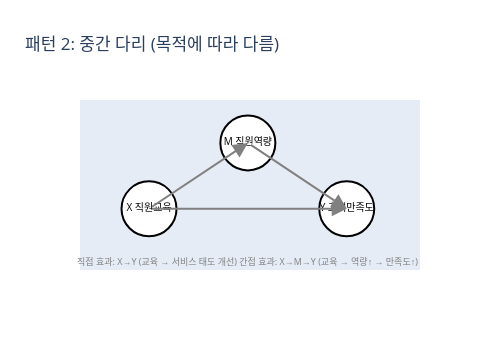

This figure's notebook cell:
### Code cell
# 패턴 2: 매개변수 (Mediator)
fig = draw_dag(
    nodes=[
        {'x': 1, 'y': 2, 'label': 'X\n직원교육', 'color': 'black'},
        {'x': 2.5, 'y': 3, 'label': 'M\n직원역량', 'color': 'black'},
        {'x': 4, 'y': 2, 'label': 'Y\n고객만족도', 'color': 'black'}
    ],
    edges=[(0, 1), (1, 2), (0, 2)],
    title='패턴 2: 중간 다리 (목적에 따라 다름)',
    annotations=[
        dict(x=2.5, y=1.2, text='직접 효과: X→Y (교육 → 서비스 태도 개선)\n'
             '간접 효과: X→M→Y (교육 → 역량↑ → 만족도↑)',
             showarrow=False, font=dict(size=9, color='gray'))
    ]
)
fig.show()

print("💡 중간 다리 (매개변수): X → M → Y")
print("  - 전체 효과: 직원교육이 고객만족도에 미치는 총 영향 → M을 건드리지 않는다")
print("  - 직접 효과: 역량 변화 없이 교육 자체가 서비스 태도를 바꾸는 효과 → M을 같은 조건으로 만든다")
print("  - 간접 효과: 교육 → 역량 향상 → 고객만족도 향상 경로")
print("  - 주의: M(직원역량)을 잘못 고정하면 전체 효과를 작게 측정!")

### Figure 1 — Plotly figure (JSON) as saved in the notebook; plotly's stock layout.template omitted (floating-point values rounded to 4 significant figures)
{"data": [{"marker": {"color": "white", "line": {"color": "black", "width": 2}, "size": 55}, "mode": "markers+text", "showlegend": false, "text": ["X\n직원교육"], "textfont": {"color": "black", "size": 10}, "textposition": "middle center", "type": "scatter", "x": [1], "y": [2]}, {"marker": {"color": "white", "line": {"color": "black", "width": 2}, "size": 55}, "mode": "markers+text", "showlegend": false, "text": ["M\n직원역량"], "textfont": {"color": "black", "size": 10}, "textposition": "middle center", "type": "scatter", "x": [2.5], "y": [3]}, {"marker": {"color": "white", "line": {"color": "black", "width": 2}, "size": 55}, "mode": "markers+text", "showlegend": false, "text": ["Y\n고객만족도"], "textfont": {"color": "black", "size": 10}, "textposition": "middle center", "type": "scatter", "x": [4], "y": [2]}], "layout": {"annotations": [{"arrowcolor": "gray", "arrowhead": 2, "arrowsize": 1.5, "arrowwidth": 2, "ax": 1, "axref": "x", "ay": 2, "ayref": "y", "showarrow": true, "x": 2.5, "xref": "x", "y": 3, "yref": "y"}, {"arrowcolor": "gray", "arrowhead": 2, "arrowsize": 1.5, "arrowwidth": 2, "ax": 2.5, "axref": "x", "ay": 3, "ayref": "y", "showarrow": true, "x": 4, "xref": "x", "y": 2, "yref": "y"}, {"arrowcolor": "gray", "arrowhead": 2, "arrowsize": 1.5, "arrowwidth": 2, "ax": 1, "axref": "x", "ay": 2, "ayref": "y", "showarrow": true, "x": 4, "xref": "x", "y": 2, "yref": "y"}, {"font": {"color": "gray", "size": 9}, "showarrow": false, "text": "직접 효과: X→Y (교육 → 서비스 태도 개선)\n간접 효과: X→M→Y (교육 → 역량↑ → 만족도↑)", "x": 2.5, "y": 1.2}], "height": 350, "title": {"text": "패턴 2: 중간 다리 (목적에 따라 다름)"}, "width": 500, "xaxis": {"showgrid": false, "showticklabels": false, "zeroline": false}, "yaxis": {"scaleanchor": "x", "showgrid": false, "showticklabels": false, "zeroline": false}}}
